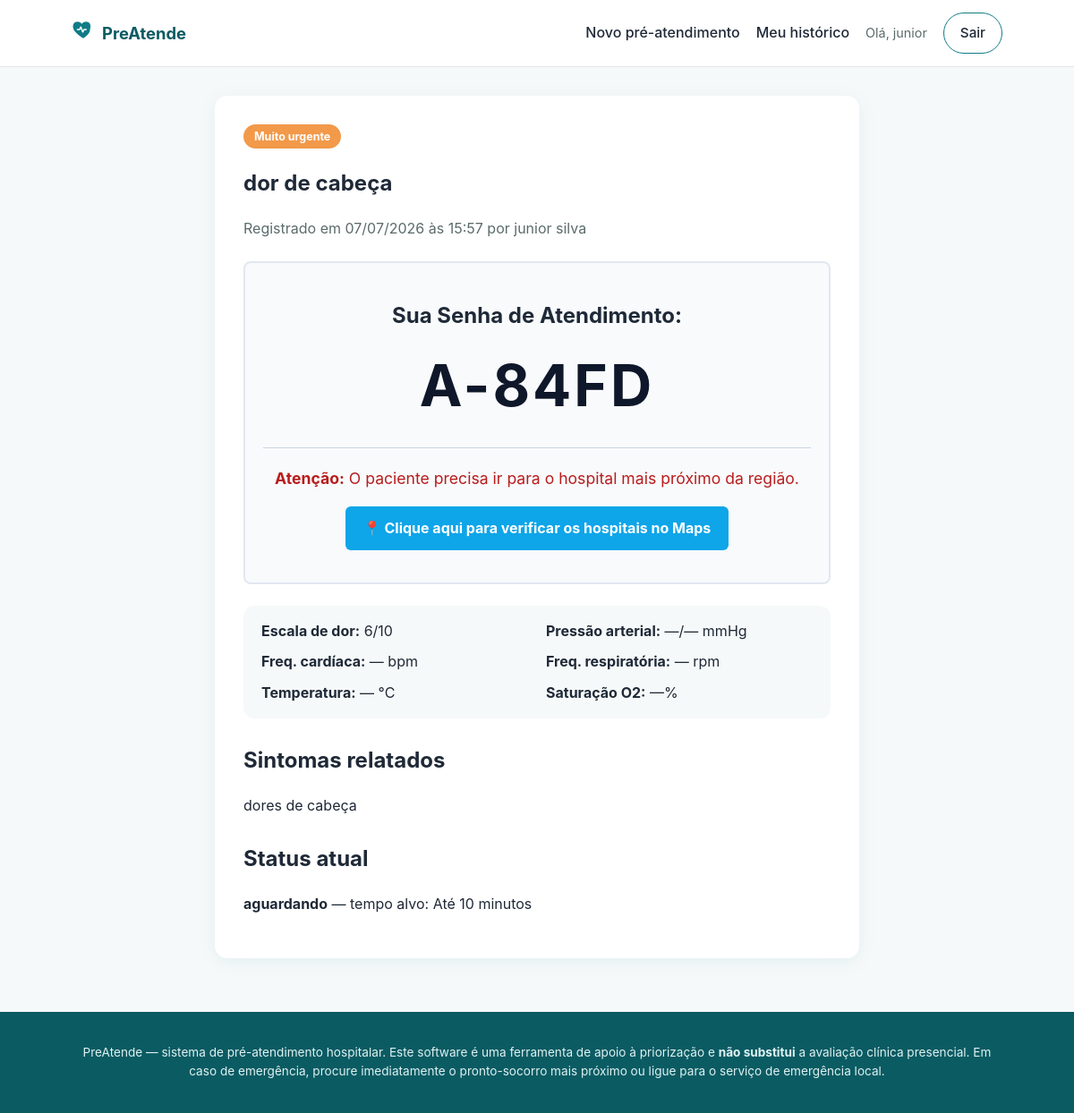
Screenshot of /pre-atendimento/84fd712e-6a77-44fc-a9bc-53a8e6a33ce0 (signed in) with the database file from the repository.
### app/models.py (models this page shows, shortened)
class User(db.Model, UserMixin):
    __tablename__ = "usuarios"
    id = db.Column(db.String(36), primary_key=True, default=gerar_uuid)
    nome = db.Column(db.String(120), nullable=False)
    email = db.Column(db.String(150), unique=True, nullable=False, index=True)
    senha_hash = db.Column(db.String(255), nullable=False)
    papel = db.Column(db.String(20), nullable=False, default="paciente")
    ativo = db.Column(db.Boolean, default=True, nullable=False)
    criado_em = db.Column(db.DateTime, default=datetime.utcnow)
    triagens = db.relationship(
        "Triagem", back_populates="paciente", foreign_keys="Triagem.paciente_id"
    )
    def is_profissional(self):
        return self.papel in ("profissional", "admin")

class Triagem(db.Model):
    __tablename__ = "triagens"
    id = db.Column(db.String(36), primary_key=True, default=gerar_uuid)
    paciente_id = db.Column(db.String(36), db.ForeignKey("usuarios.id"), nullable=False)
    queixa_principal = db.Column(db.String(255), nullable=False)
    sintomas = db.Column(db.Text, nullable=True)  # texto livre, sintomas relatados
    escala_dor = db.Column(db.Integer, nullable=False, default=0)  # 0 a 10
    pressao_sistolica = db.Column(db.Integer, nullable=True)
    pressao_diastolica = db.Column(db.Integer, nullable=True)
    frequencia_cardiaca = db.Column(db.Integer, nullable=True)
    frequencia_respiratoria = db.Column(db.Integer, nullable=True)
    temperatura = db.Column(db.Float, nullable=True)
    saturacao_o2 = db.Column(db.Integer, nullable=True)
    sinais_gravidade = db.Column(db.Text, nullable=True)  # ex.: "sangramento;falta_de_ar"
    classificacao_cor = db.Column(db.String(20), nullable=False, default="verde")
    pontuacao_risco = db.Column(db.Integer, nullable=False, default=0)
    motivo_classificacao = db.Column(db.Text, nullable=True)
    status = db.Column(db.String(20), nullable=False, default="aguardando")
    atendido_por_id = db.Column(db.String(36), db.ForeignKey("usuarios.id"), nullable=True)
    observacoes_profissional = db.Column(db.Text, nullable=True)
    criado_em = db.Column(db.DateTime, default=datetime.utcnow, index=True)
    atualizado_em = db.Column(db.DateTime, default=datetime.utcnow, onupdate=datetime.utcnow)
    paciente = db.relationship("User", back_populates="triagens", foreign_keys=[paciente_id])
    profissional = db.relationship("User", foreign_keys=[atendido_por_id])
    def info_prioridade(self):
        return CORES_PRIORIDADE.get(self.classificacao_cor, CORES_PRIORIDADE["verde"])

### app/web/routes.py (the view)
@web_bp.route("/pre-atendimento/<triagem_id>")
@login_required
def detalhe_triagem(triagem_id):
    triagem = Triagem.query.get_or_404(triagem_id)
    pode_ver = (
        triagem.paciente_id == current_user.id or current_user.is_profissional()
    )
    if not pode_ver:
        abort(403)
    form = AtualizarStatusForm(status=triagem.status, observacoes_profissional=triagem.observacoes_profissional)
    return render_template("detalhe_triagem.html", triagem=triagem, form=form)

### app/templates/detalhe_triagem.html (shortened to what this page needs)
{% extends "base.html" %}
{% block conteudo %}
<section class="cartao-formulario cartao-formulario--largo">
    <span class="etiqueta-cor etiqueta-cor--{{ triagem.classificacao_cor }}">{{ triagem.info_prioridade().label }}</span>
    <h1>{{ triagem.queixa_principal }}</h1>
    <p class="texto-suave">Registrado em {{ triagem.criado_em.strftime('%d/%m/%Y às %H:%M') }} por {{ triagem.paciente.nome }}</p>
    <div class="atendimento-info" style="margin: 24px 0; padding: 20px; border: 2px solid #e2e8f0; border-radius: 8px; text-align: center; background-color: #f8fafc;">
        <h2 style="margin-bottom: 8px;">Sua Senha de Atendimento:</h2>
        <h1 class="senha-destaque" style="font-size: 4em; color: #0f172a; margin: 10px 0; letter-spacing: 3px;">
            <strong>{{ triagem.senha | default('A-' ~ (triagem.id | string)[:4] | upper, true) }}</strong>
        </h1>
        <hr style="margin: 20px 0; border: none; border-top: 1px solid #cbd5e1;">
        <div class="instrucoes-mapa">
            <p style="color: #b91c1c; font-size: 1.1em;"><strong>Atenção:</strong> O paciente precisa ir para o hospital mais próximo da região.</p>
            <p style="margin-top: 15px;">
                <a href="https://www.google.com/maps/search/hospital+mais+próximo" target="_blank" rel="noopener noreferrer" style="display: inline-block; padding: 12px 20px; background-color: #0ea5e9; color: white; text-decoration: none; border-radius: 6px; font-weight: bold; transition: background-color 0.3s;">
                    📍 Clique aqui para verificar os hospitais no Maps
                </a>
            </p>
        </div>
    </div>
    <div class="grade-detalhe">
        <div><strong>Escala de dor:</strong> {{ triagem.escala_dor }}/10</div>
        <div><strong>Pressão arterial:</strong> {{ triagem.pressao_sistolica or '—' }}/{{ triagem.pressao_diastolica or '—' }} mmHg</div>
        <div><strong>Freq. cardíaca:</strong> {{ triagem.frequencia_cardiaca or '—' }} bpm</div>
        <div><strong>Freq. respiratória:</strong> {{ triagem.frequencia_respiratoria or '—' }} rpm</div>
        <div><strong>Temperatura:</strong> {{ triagem.temperatura or '—' }} °C</div>
        <div><strong>Saturação O2:</strong> {{ triagem.saturacao_o2 or '—' }}%</div>
    </div>
    {% if triagem.sintomas %}
    <h2 class="subtitulo">Sintomas relatados</h2>
    <p>{{ triagem.sintomas }}</p>
    {% endif %}
    {% if current_user.is_profissional() %}
    <h2 class="subtitulo">Motivo da classificação (uso interno)</h2>
    <p class="texto-suave">{{ triagem.motivo_classificacao }} · Pontuação: {{ triagem.pontuacao_risco }}</p>
    <h2 class="subtitulo">Atualizar status</h2>
    <form method="POST" action="{{ url_for('web.atualizar_status', triagem_id=triagem.id) }}" novalidate>
        {{ form.hidden_tag() }}
        <div class="campo">
            {{ form.status.label }}
            {{ form.status(class_="entrada") }}
        </div>
        <div class="campo">
            {{ form.observacoes_profissional.label }}
            {{ form.observacoes_profissional(class_="entrada", rows="3") }}
        </div>
        <button type="submit" class="botao botao--primario">Salvar</button>
    </form>
    {% else %}
    <h2 class="subtitulo">Status atual</h2>
    <p><strong>{{ triagem.status.replace('_', ' ') }}</strong> — tempo alvo: {{ triagem.info_prioridade().tempo_alvo }}</p>
    {% endif %}
</section>
{% endblock %}

### app/templates/base.html (shortened to what this page needs)
<!DOCTYPE html>
<html lang="pt-BR">
<head>
    <link rel="stylesheet" href="{{ url_for('static', filename='css/style.css') }}">
</head>
<body>
    <header class="topo">
        <div class="container topo__conteudo">
            <a href="{{ url_for('web.index') }}" class="marca">
                <span class="marca__icone" aria-hidden="true">
                </span>
                PreAtende
            </a>
            <nav class="nav-principal">
                {% if current_user.is_authenticated %}
                    {% if current_user.is_profissional() %}
                        <a href="{{ url_for('web.fila') }}">Fila de atendimento</a>
                    {% else %}
                        <a href="{{ url_for('web.nova_triagem') }}">Novo pré-atendimento</a>
                        <a href="{{ url_for('web.minhas_triagens') }}">Meu histórico</a>
                    {% endif %}
                    <span class="nav-usuario">Olá, {{ current_user.nome.split(' ')[0] }}</span>
                    <a href="{{ url_for('auth.logout') }}" class="botao botao--fantasma">Sair</a>
                {% else %}
                    <a href="{{ url_for('auth.login') }}">Entrar</a>
                    <a href="{{ url_for('auth.registrar') }}" class="botao botao--primario">Criar conta</a>
                {% endif %}
            </nav>
        </div>
    </header>
    <main class="container conteudo-principal">
        {% block conteudo %}{% endblock %}
    </main>
    <footer class="rodape">
        <div class="container">
            <p>PreAtende — sistema de pré-atendimento hospitalar. Este software é uma ferramenta de apoio à
            priorização e <strong>não substitui</strong> a avaliação clínica presencial. Em caso de emergência,
            procure imediatamente o pronto-socorro mais próximo ou ligue para o serviço de emergência local.</p>
        </div>
    </footer>
</body>
</html>

### app/static/css/style.css (style rules this page uses)
:root { --cor-primaria: #0f7c86; --cor-primaria-escura: #0b5b63; --cor-primaria-clara: #e6f5f4; --cor-fundo: #f6f9f9; --cor-texto: #1f2937; --cor-texto-suave: #5b6b6b; --cor-borda: #e2e8e8; --cor-branco: #ffffff; --cor-vermelho: #d7263d; --cor-laranja: #f2994a; --cor-amarelo: #e0b400; --cor-verde: #219653; --cor-azul: #2f80ed; --raio: 14px; --sombra: 0 4px 20px rgba(15, 124, 134, 0.08); --fonte: -apple-system, BlinkMacSystemFont, "Segoe UI", Roboto, Helvetica, Arial, sans-serif; }
* { box-sizing: border-box; }
body { margin: 0; font-family: var(--fonte); background: var(--cor-fundo); color: var(--cor-texto); line-height: 1.55; }
.container { max-width: 1080px; margin: 0 auto; padding: 0 20px; }
.topo { background: var(--cor-branco); border-bottom: 1px solid var(--cor-borda); position: sticky; top: 0; z-index: 10; }
.topo__conteudo { display: flex; align-items: center; justify-content: space-between; padding: 14px 20px; }
.marca { display: flex; align-items: center; gap: 8px; font-weight: 700; font-size: 1.15rem; color: var(--cor-primaria-escura); text-decoration: none; }
.nav-principal { display: flex; align-items: center; gap: 18px; flex-wrap: wrap; }
.nav-principal a { color: var(--cor-texto); text-decoration: none; font-weight: 500; }
.nav-usuario { color: var(--cor-texto-suave); font-size: 0.9rem; }
.botao { display: inline-block; padding: 10px 18px; border-radius: 999px; font-weight: 600; text-decoration: none; cursor: pointer; border: none; font-size: 0.95rem; transition: transform 0.05s ease, box-shadow 0.15s ease; }
.botao--fantasma { background: transparent; color: var(--cor-primaria-escura); border: 1.5px solid var(--cor-primaria); }
.conteudo-principal { padding: 32px 20px 60px; }
.cartao-formulario { background: var(--cor-branco); border-radius: var(--raio); box-shadow: var(--sombra); padding: 32px; max-width: 480px; margin: 0 auto; }
.cartao-formulario--largo { max-width: 720px; }
.texto-suave { color: var(--cor-texto-suave); }
.subtitulo { margin-top: 28px; }
.etiqueta-cor { display: inline-block; padding: 4px 12px; border-radius: 999px; font-size: 0.78rem; font-weight: 700; color: var(--cor-branco); }
.etiqueta-cor--laranja { background: var(--cor-laranja); }
.grade-detalhe { display: grid; grid-template-columns: repeat(auto-fit, minmax(200px, 1fr)); gap: 10px 20px; background: var(--cor-fundo); padding: 16px 20px; border-radius: 12px; margin: 18px 0; }
.rodape { background: var(--cor-primaria-escura); color: #dff2f1; padding: 22px 0; font-size: 0.85rem; text-align: center; }

### rows the page displays
User: nome "junior", paciente.nome "junior silva"
Triagem: info_prioridade "Muito urgente", queixa_principal "dor de cabeça", criado_em "07/07/2026 às 15:57", escala_dor "6", pressao_sistolica "—", pressao_diastolica "—", frequencia_cardiaca "—", frequencia_respiratoria "—", temperatura "—", saturacao_o2 "—", sintomas "dores de cabeça", status.replace "aguardando", info_prioridade "Até 10 minutos"
